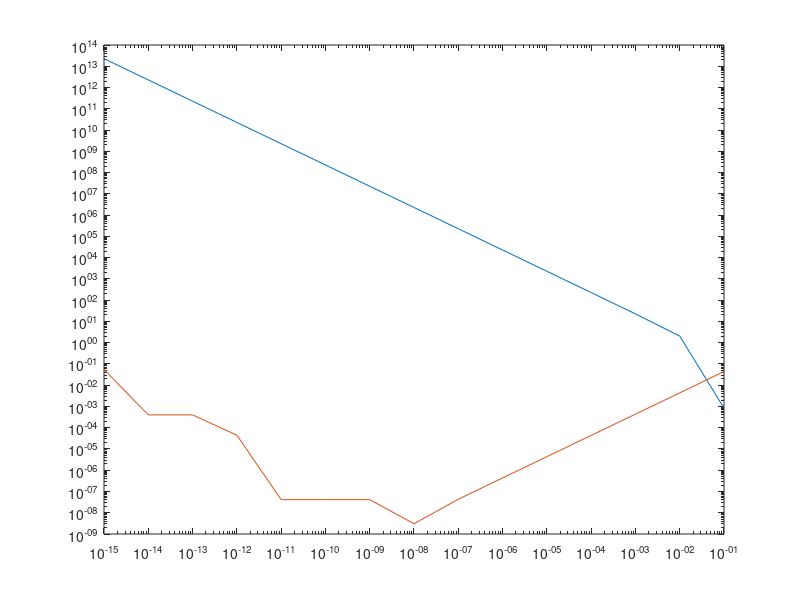

Source code (MATLAB):
%work done by: Ronney Aovida
%Homework 2. Question 1

function [error,error1] = differ(x)

if nargin==0
x=pi/3;
end

h=[10^-15, 10^-14,10^-13,10^-12,10^-11,10^-10,10^-9,10^-8,10^-7,10^-6,10^-5,10^-4,10^-3,10^-2,10^-1];
x1=sin(x);
tru= 0.5;
fxf=zeros(15);
error=zeros(15);
for i=1:length(h)

fx=sin(x+h(i));
fxf(i)= (fx-x1)/ h(i);
error(i)= abs(tru-fxf(i));
end
fxc=zeros(15);
error1=zeros(15);
for i=1:length(h)
fh= (sin(x-h(i)));
fxc(i)= (fx-fh)/(2*h(i));
error1(i)= abs(tru-fxc(i));
end




loglog(h,error1)
hold on
loglog(h,error)

end

